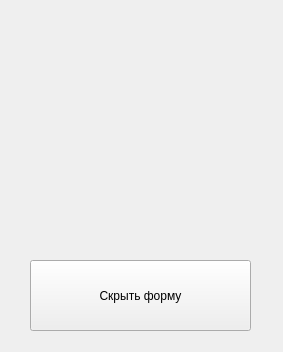
<?xml version="1.0" encoding="UTF-8"?>
<ui version="4.0">
 <class>Form</class>
 <widget class="QWidget" name="Form">
  <property name="geometry">
   <rect>
    <x>0</x>
    <y>0</y>
    <width>283</width>
    <height>352</height>
   </rect>
  </property>
  <property name="windowTitle">
   <string>О программе</string>
  </property>
  <widget class="QPushButton" name="pushButton">
   <property name="geometry">
    <rect>
     <x>30</x>
     <y>260</y>
     <width>221</width>
     <height>71</height>
    </rect>
   </property>
   <property name="text">
    <string>Скрыть форму</string>
   </property>
  </widget>
  <widget class="QLabel" name="label">
   <property name="geometry">
    <rect>
     <x>40</x>
     <y>30</y>
     <width>201</width>
     <height>201</height>
    </rect>
   </property>
   <property name="text">
    <string/>
   </property>
   <property name="pixmap">
    <pixmap>nature_044_600h600-200x200.png</pixmap>
   </property>
  </widget>
 </widget>
 <resources/>
 <connections/>
</ui>
